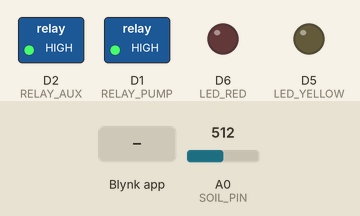
Simulated run of this sketch. Board: ESP8266 (NodeMCU). Parts: switched loads named in the sketch (green lamp = pin HIGH), output pins drawn as LEDs (lit = HIGH). The inputs (shaded band) are chosen by the test bench; at power-on: A0 (SOIL_PIN) = 512. WiFi joins after 1.5 s; servers stay silent unless stated; what the sketch prints to the serial monitor is not drawn.

Above: at 3.0 s.
3.1 s: A0 (SOIL_PIN) set to 799
5.0 s: A0 (SOIL_PIN) set to 825
At 6.4 s:
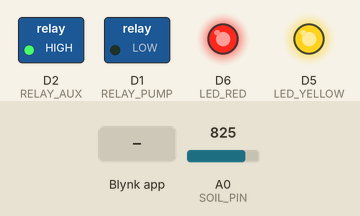
7.3 s: A0 (SOIL_PIN) set to 716
At 9.0 s:
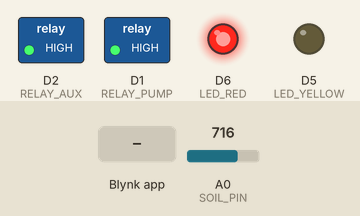
9.3 s: Blynk app writes 1 to V2
11.3 s: Blynk app writes 1 to V1
At 12.5 s:
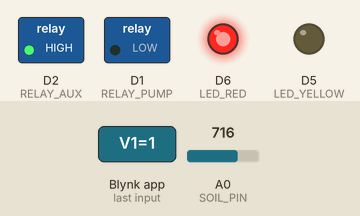
12.8 s: Blynk app writes 0 to V1
At 13.7 s:
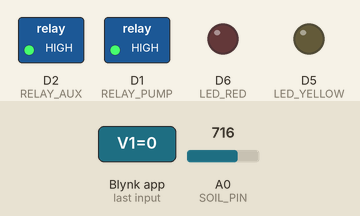
Timing chart, 0 to 15.3 s (numbered marks = the images above; inputs shaded):
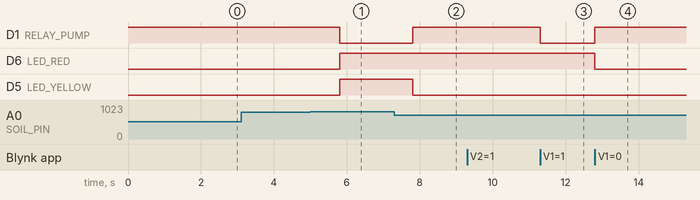

The sketch:

emotion_plant_project_si.ino
```cpp
// ==================== Blynk IoT Config ====================
#define BLYNK_TEMPLATE_ID   "TMPL6g94f2cpR"
#define BLYNK_TEMPLATE_NAME "Iot Lab"
#define BLYNK_AUTH_TOKEN    "HyPhc-FalxnW4KtHYhe-07Es315o9YSp"

#define BLYNK_PRINT Serial
#include <ESP8266WiFi.h>
#include <BlynkSimpleEsp8266.h>

// ==================== Wi-Fi Config ====================
char ssid[] = "Satit_WiFi";     // แก้ไขชื่อ Wi-Fi แล้ว
char pass[] = "s@tit&2026";     // รหัสผ่าน Wi-Fi

// ==================== Pin Mapping ====================
const int SOIL_PIN   = A0;  // เซนเซอร์ FC-28
const int RELAY_PUMP = D1;  // Relay ควบคุมปั๊มน้ำ (GPIO5)
const int RELAY_AUX  = D2;  // Relay ตัวที่ 2 สำรอง (GPIO4)
const int LED_YELLOW = D5;  // ไฟเตือนดินแห้ง (GPIO14)
const int LED_RED    = D6;  // ไฟสถานะปั๊มทำงาน (GPIO12)

// ==================== Relay Signal Logic ====================
// หากลองแล้วปั๊มทำงานสลับกัน (กด On แต่ปั๊มดับ / กด Off แต่ปั๊มติด)
// ให้สลับค่าตรงนี้เป็น: #define RELAY_ON HIGH  และ  #define RELAY_OFF LOW
#define RELAY_ON  LOW   // สัญญาณสั่งเปิด Relay
#define RELAY_OFF HIGH  // สัญญาณสั่งปิด Relay

// ==================== Sensor Calibration ====================
const int AIR_VALUE   = 1023; // ค่าเมื่อแห้งสนิท (ในอากาศ)
const int WATER_VALUE = 350;  // ค่าเมื่อชื้นสนิท (ในน้ำ)
const int DRY_LIMIT   = 30;   // ความชื้น < 30% = ดินแห้ง
const int WET_LIMIT   = 70;   // ความชื้น > 70% = ชื้นพอแล้ว

// ==================== System Variables ====================
int moisturePercent = 0;
bool isManualMode   = false;  // false = Auto, true = Manual
bool isPumpActive   = false;

BlynkTimer timer;

// ดึงสถานะปุ่มจาก Blynk มาอัปเดตเมื่อบอร์ดเชื่อมต่อสำเร็จ
BLYNK_CONNECTED() {
  Blynk.syncVirtual(V1, V2);
}

// --- ฟังก์ชันควบคุมเปิด-ปิด ปั๊มน้ำและไฟสถานะสีแดง ---
void setPump(bool turnOn) {
  isPumpActive = turnOn;
  if (turnOn) {
    digitalWrite(RELAY_PUMP, RELAY_ON);  // เปิดปั๊มน้ำ
    digitalWrite(LED_RED, HIGH);        // ติดไฟแดง (แสดงสถานะปั๊มทำงาน)
  } else {
    digitalWrite(RELAY_PUMP, RELAY_OFF); // ปิดปั๊มน้ำ
    digitalWrite(LED_RED, LOW);         // ปิดไฟแดง
  }
}

// ==================== Blynk Mode ====================

BLYNK_WRITE(V2) {

  isManualMode = param.asInt();

  Serial.print("Mode: ");
  Serial.println(isManualMode ? "MANUAL" : "AUTO");

  // ถ้าเปลี่ยนจาก Manual เป็น Auto
  // ให้ระบบ Auto ควบคุมปั๊มเอง
}


// ==================== Blynk Pump Button ====================

BLYNK_WRITE(V1) {

  int state = param.asInt();

  // ต้องอยู่ Manual ถึงจะสั่งปั๊มจากแอปได้
  if (isManualMode) {

    if (state == 1) {
      setPump(true);
    }
    else {
      setPump(false);
    }

  } else {

    // Auto → ไม่ให้ปุ่ม V1 ควบคุมปั๊ม
    Blynk.virtualWrite(V1, isPumpActive ? 1 : 0);

    Serial.println("AUTO MODE: ปั๊มถูกควบคุมโดยระบบ");
  }
}

// --- ฟังก์ชันอ่านค่าเซนเซอร์และประมวลผล (ทำงานทุก 1 วินาที) ---
void sendSensorData() {
  int rawValue = analogRead(SOIL_PIN);
  moisturePercent = map(rawValue, AIR_VALUE, WATER_VALUE, 0, 100);
  moisturePercent = constrain(moisturePercent, 0, 100);

  // 1. ส่งค่าความชื้นขึ้น Blynk (Virtual Pin V0)
  Blynk.virtualWrite(V0, moisturePercent);

  // 2. ควบคุมไฟ LED สีเหลือง (ติดเมื่อดินแห้ง < 30%)
  if (moisturePercent < DRY_LIMIT) {
    digitalWrite(LED_YELLOW, HIGH); // ดินแห้ง -> ติดไฟเหลืองเตือน
  } else {
    digitalWrite(LED_YELLOW, LOW);  // ดินชื้นพอ -> ปิดไฟเหลือง
  }

  // 3. ควบคุมปั๊มน้ำในโหมด Auto
if (!isManualMode) {

  if (moisturePercent < DRY_LIMIT) {
    // ดินแห้ง → เปิดปั๊ม
    if (!isPumpActive) {
      setPump(true);
      Blynk.virtualWrite(V1, 1);
      digitalWrite(LED_YELLOW, HIGH);
      digitalWrite(LED_RED, HIGH);
    }
  }
  else {
    // ดินไม่แห้ง → ปิดปั๊ม
    if (isPumpActive) {
      setPump(false);
      Blynk.virtualWrite(V1, 0);
      digitalWrite(LED_YELLOW, LOW);
      digitalWrite(LED_RED, HIGH);
    }
  }
}

  // 4. แสดงผลข้อมูลผ่าน Serial Monitor
  Serial.print("ความชื้น: ");
  Serial.print(moisturePercent);
  Serial.print("% | โหมด: ");
  Serial.print(isManualMode ? "Manual" : "Auto");
  Serial.print(" | ปั๊มน้ำ: ");
  Serial.print(isPumpActive ? "ON [ติด]" : "OFF [ดับ]");
  Serial.print(" | LED เหลือง: ");
  Serial.println(moisturePercent < DRY_LIMIT ? "ON (ดินแห้ง)" : "OFF");
}

void setup() {
  Serial.begin(115200);

  pinMode(RELAY_PUMP, OUTPUT);
  pinMode(RELAY_AUX, OUTPUT);
  pinMode(LED_YELLOW, OUTPUT);
  pinMode(LED_RED, OUTPUT);

  // ตั้งสถานะเริ่มต้น
  digitalWrite(RELAY_PUMP, RELAY_OFF);
  digitalWrite(RELAY_AUX, RELAY_OFF);
  digitalWrite(LED_YELLOW, LOW);
  digitalWrite(LED_RED, LOW);

  Serial.println("\n--- กำลังเชื่อมต่อ Wi-Fi และ Blynk... ---");
  Blynk.begin(BLYNK_AUTH_TOKEN, ssid, pass);

  // ตั้งเวลาอ่านค่าเซนเซอร์ทุกๆ 1,000 ms (1 วินาที)
  timer.setInterval(1000L, sendSensorData);
}

void loop() {
  Blynk.run();
  timer.run();
}
```

Measured:
- the behaviour switches between 817 and 818 on A0 (SOIL_PIN) (found by bisection; images 0 and 1)
- after the input at 3.1 s, every drawn part: stays the same
- after the input at 5.0 s, D1 (RELAY_PUMP): HIGH → LOW after 0.81 s; D6 (LED_RED), D5 (LED_YELLOW): LOW → HIGH after 0.81 s
- after the input at 7.3 s, D1 (RELAY_PUMP): LOW → HIGH after 0.50 s; D5 (LED_YELLOW): HIGH → LOW after 0.50 s
- after the input at 9.3 s, every drawn part: stays the same
- after the input at 11.3 s, D1 (RELAY_PUMP): HIGH → LOW at once
- after the input at 12.8 s, D1 (RELAY_PUMP): LOW → HIGH at once; D6 (LED_RED): HIGH → LOW at once
